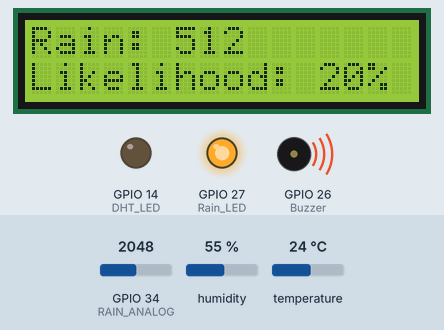
Bench run of a sketch on a simulated ESP32. Parts: 16×2 character LCD, output pins drawn as LEDs (lit = HIGH), buzzer (waves = sounding, pin HIGH). The test bench sets the inputs (shaded band); at power-on: GPIO 34 (RAIN_ANALOG) = 2048, humidity 55 %, temperature 24 °C (analog values on the 0–4095 scale). What the sketch prints to the serial monitor is not drawn.

Above: at 3.2 s.
3.3 s: GPIO 34 (RAIN_ANALOG) set to 1262
At 6.7 s:
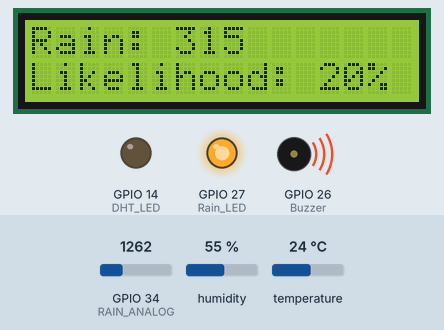
12.3 s: GPIO 34 (RAIN_ANALOG) set to 1156
At 16.8 s:
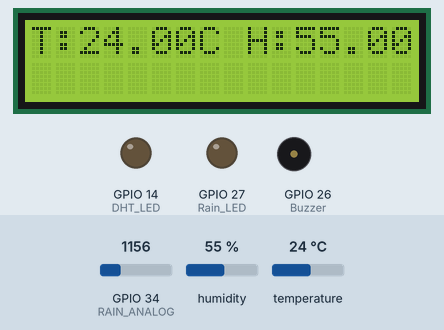
21.3 s: humidity set to 22 %
At 23.6 s:
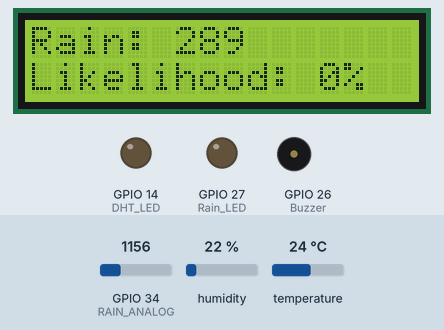
25.6 s: temperature set to 12 °C
At 29.5 s:
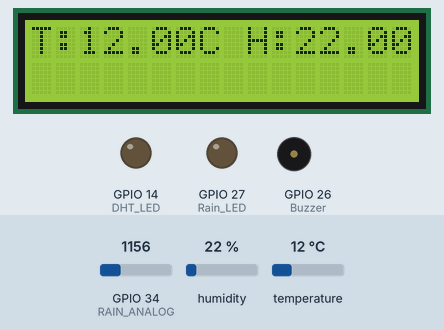
31.6 s: humidity set to 40 %
At 36.8 s:
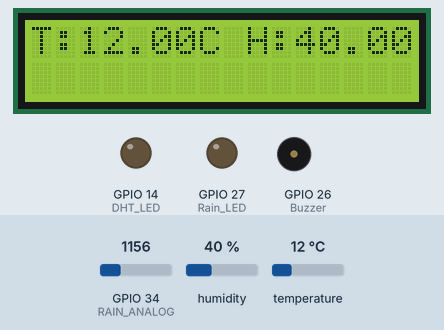
39.6 s: GPIO 34 (RAIN_ANALOG) set to 1228
At 41.0 s:
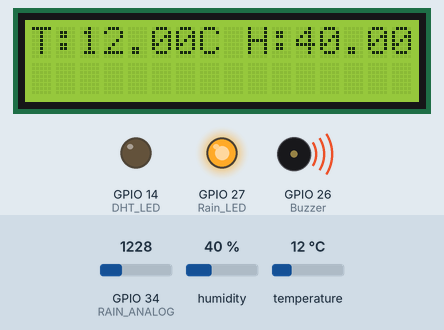
Timing chart, 0 to 42.6 s (numbered marks = the images above; inputs shaded):
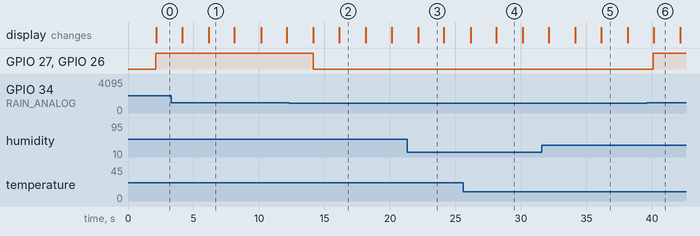

Measured:
- the behaviour switches between 1204 and 1203 on GPIO 34 (RAIN_ANALOG) (found by bisection; images 1 and 2)
- after the input at 3.3 s, the display: first differs from a run without the input after 2.9 s (image 1)
- after the input at 12.3 s, GPIO 27 (Rain_LED), GPIO 26 (Buzzer): HIGH → LOW after 1.8 s; the display: first changes after 1.9 s (image 2 shows a later state)
- after the input at 21.3 s, the display: changes after 0.85 s (image 3)
- after the input at 25.6 s, the display: first differs from a run without the input after 2.5 s (image 4)
- after the input at 31.6 s, the display: first differs from a run without the input after 4.5 s (image 5)
- after the input at 39.6 s, GPIO 27 (Rain_LED), GPIO 26 (Buzzer): LOW → HIGH after 0.50 s

The sketch:

DHT11_raindrop_LCD_switching_functional_esp32_v2.ino
```cpp
#include <DHT.h>
#include <Wire.h>
#include <LiquidCrystal_I2C.h>

// Pin Definitions
#define RAIN_ANALOG 34         // Analog pin for rain sensor
#define Buzzer 26              // Digital pin for buzzer
#define DHT_SENSOR_PIN 13      // ESP32 pin GPIO13 connected to DHT11 sensor
#define DHT_SENSOR_TYPE DHT11  // Define DHT sensor type
#define Rain_LED 27            // LED for rain alert
#define DHT_LED 14             // LED for flash flood probability
#define I2C_SDA 21             // Define your SDA pin
#define I2C_SCL 22             // Define your SCL pin

// Initialize DHT and LCD
DHT dht_sensor(DHT_SENSOR_PIN, DHT_SENSOR_TYPE);
LiquidCrystal_I2C lcd(0x27, 16, 2); // I2C address 0x27, 16x2 LCD

// Timing variables
unsigned long lastMeasurementTime = 0;  // Timing for measurements
unsigned long lastDisplayTime = 0;      // Timing for alternating display
unsigned long lastFlashTime = 0;        // Timing for LED flashing
bool displayTempHumidity = true;        // Flag to alternate display between temp/humidity and rain/likelihood

void setup() {
  // Initialize serial communication
  Serial.begin(9600);

  // Initialize rain sensor and buzzer
  pinMode(RAIN_ANALOG, INPUT);
  analogReadResolution(10); // Set ADC resolution to 10 bits
  pinMode(Buzzer, OUTPUT);
  pinMode(Rain_LED, OUTPUT);
  pinMode(DHT_LED, OUTPUT);

  // Initialize the DHT sensor
  dht_sensor.begin();

  // Initialize the LCD
  Wire.begin(I2C_SDA, I2C_SCL);
  lcd.init();
  lcd.backlight();

  Serial.println("Flash Flood Monitoring System Initialized");
  lcd.setCursor(0, 0);
  lcd.print("System Init...");
  delay(2000);
}

void loop() {
  unsigned long currentTime = millis(); // Get the current time

  // Take measurements every 2 seconds
  if (currentTime - lastMeasurementTime >= 2000) {
    lastMeasurementTime = currentTime;

    // Read sensor data
    int rain_amount = analogRead(RAIN_ANALOG);
    float temperature = dht_sensor.readTemperature();
    float humidity = dht_sensor.readHumidity();

    // Ensure readings are valid
    if (isnan(temperature) || isnan(humidity)) {
      Serial.println("Error: Invalid temperature or humidity reading!");
      lcd.setCursor(0, 1);
      lcd.print("Sensor Error!");
      return;
    }

    // Calculate flash flood likelihood
    int flashFloodLikelihood = calculateFloodLikelihood(temperature, humidity);

    // Switch display every 1 second
    if (currentTime - lastDisplayTime >= 1000) {
      lastDisplayTime = currentTime;
      displayTempHumidity = !displayTempHumidity;  // Toggle display mode
    }

    // Display data based on the selected mode
    if (displayTempHumidity) {
      // Display temperature and humidity on LCD
      lcd.clear();
      lcd.setCursor(0, 0);
      lcd.print("T:");
      lcd.print(temperature);
      lcd.print("C H:");
      lcd.print(humidity);
      lcd.print("%");
    } else {
      // Display rain amount and flood likelihood on LCD
      lcd.clear();
      lcd.setCursor(0, 0);
      lcd.print("Rain: ");
      lcd.print(rain_amount);
      lcd.setCursor(0, 1);
      lcd.print("Likelihood: ");
      lcd.print(flashFloodLikelihood);
      lcd.print("%");
    }

    // Trigger rain alert if necessary
    if (rain_amount > 300) { // Adjust the threshold based on your sensor's output range
      rainAlert();
    } else {
      stopRainAlert(); // Stop alert if no rain
    }

    // Print to Serial Monitor
    Serial.print("Rain amount: ");
    Serial.println(rain_amount);
    Serial.print("Humidity: ");
    Serial.print(humidity);
    Serial.print("%  |  Temperature: ");
    Serial.print(temperature);
    Serial.println("°C");
    Serial.print("Flash Flood Likelihood: ");
    Serial.print(flashFloodLikelihood);
    Serial.println("%");
  }

  // Keep checking LED flashing outside of the 2-second interval
  flashLED(0); // Default to no flashing if not called in calculation
}

// Function to calculate flash flood likelihood
int calculateFloodLikelihood(float temperature, float humidity) {
  int likelihood = 0;

  if (humidity >= 50) {
    if (humidity < 60) likelihood = 20;
    else if (humidity < 80) likelihood = 50;
    else likelihood = 80;

    // Adjust likelihood based on temperature
    if (temperature < 20) likelihood += 10;
    if (temperature > 30) likelihood -= 10;
    if (temperature > 35) likelihood -= 10;

    // Ensure bounds
    if (likelihood > 100) likelihood = 100;
    if (likelihood < 0) likelihood = 0;
  }

  return likelihood;
}

// Function to alert for rain
void rainAlert() {
  digitalWrite(Rain_LED, HIGH); // Turn on the rain LED
  digitalWrite(Buzzer, HIGH);  // Activate the buzzer
}

// Function to stop rain alert
void stopRainAlert() {
  digitalWrite(Rain_LED, LOW); // Turn off the rain LED
  digitalWrite(Buzzer, LOW);   // Deactivate the buzzer
}

// Function to flash LED based on likelihood
void flashLED(int likelihood) {
  if (likelihood < 30) {
    digitalWrite(DHT_LED, LOW); // Ensure the LED is off
    return; // Exit the function if likelihood is below 30%
  }

  unsigned long currentTime = millis();
  int blinkDelay = 1000; // Default delay

  // Blink faster for higher likelihood
  if (likelihood >= 30 && likelihood < 50) blinkDelay = 1000;
  else if (likelihood >= 50 && likelihood < 80) blinkDelay = 500;
  else if (likelihood >= 80) blinkDelay = 250;

  if (currentTime - lastFlashTime >= blinkDelay) {
    digitalWrite(DHT_LED, !digitalRead(DHT_LED)); // Toggle LED
    lastFlashTime = currentTime;
  }
}
```
